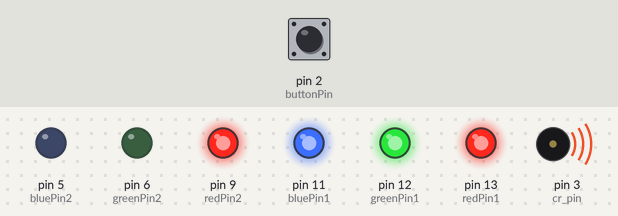
This sketch was run on a simulated Arduino Uno, built with avr-gcc and run on an emulated ATmega328P. On the bench: output pins drawn as LEDs (lit = HIGH), buzzer (waves = sounding). The inputs (shaded band) are chosen by the test bench; at power-on: pin 2 (buttonPin) LOW. Pins used as bus, display or sensor lines are not drawn; what the sketch prints to the serial monitor is not drawn.

Above: at 1.1 s.
At 6.8 s:
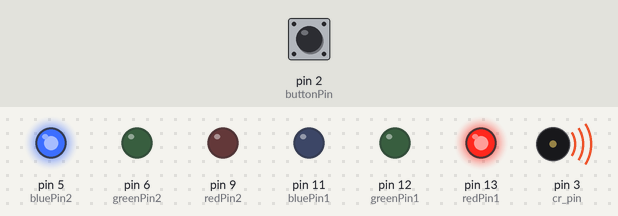
6.9 s: pin 2 (buttonPin) pulled HIGH for 3 s
At 8.7 s:
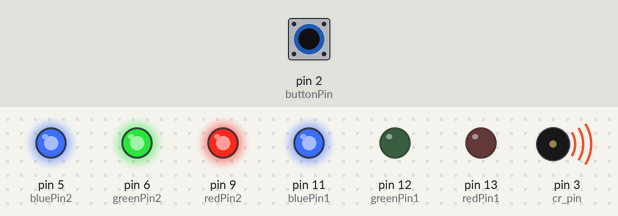
Timing chart, 0 to 17.4 s (numbered marks = the images above; inputs shaded):
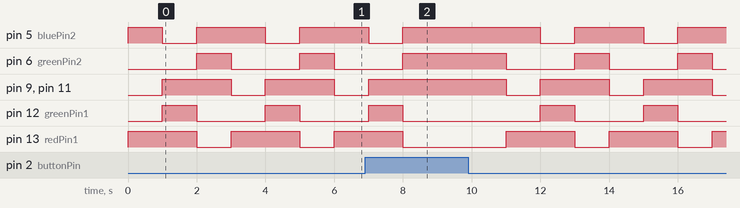

Measured:
- by itself, pin 6 (greenPin2): repeats every 3.0 s: LOW 2.0 s, HIGH 1.0 s
- by itself, pin 9 (redPin2), pin 11 (bluePin1): repeats every 3.0 s: LOW 1.0 s, HIGH 2.0 s
- by itself, pin 13 (redPin1): repeats every 3.0 s: HIGH 2.0 s, LOW 1.0 s

The sketch:

transmitter_with_button.ino
```cpp
#define cr_pin 3
const int buttonPin = 2;
const int redPin1 = 13;
const int greenPin1 = 12;
const int bluePin1 = 11;
const int redPin2 = 9;
const int greenPin2 = 6;
const int bluePin2 = 5;

int counter = 0;
bool access1 = false;
int buttonState = 0;

void setup() {
  pinMode(buttonPin, INPUT);
  pinMode(cr_pin, OUTPUT);
  pinMode(redPin1, OUTPUT);
  pinMode(greenPin1, OUTPUT);
  pinMode(bluePin1, OUTPUT);
  pinMode(redPin2, OUTPUT);
  pinMode(greenPin2, OUTPUT);
  pinMode(bluePin2, OUTPUT);
  Serial.begin(1200);  /* Define baud rate for serial communication */
  tone(cr_pin, 38000);  /* For modulation at 38kHz */
}

void loop() {
  buttonState = digitalRead(buttonPin);
   if (buttonState == HIGH) {
    // turn IR on:
    digitalWrite(cr_pin, HIGH);
    Serial.println(2);
    delay(2000);
  } else {
    // turn IR off:
    digitalWrite(cr_pin, LOW);
    digitalWrite(bluePin1, LOW);
    digitalWrite(redPin1, HIGH);
    digitalWrite(bluePin2, HIGH);
    digitalWrite(greenPin2, LOW);
    digitalWrite(redPin2, LOW);
    delay(1000);
    digitalWrite(greenPin1, HIGH);
    digitalWrite(bluePin1, HIGH);
    digitalWrite(bluePin2, LOW);
    digitalWrite(redPin2, HIGH);
    delay(1000);
    digitalWrite(greenPin1, LOW);
    digitalWrite(redPin1, LOW);
    digitalWrite(greenPin2, HIGH);
    digitalWrite(bluePin2, HIGH);
    delay(1000);
  }
}
```
